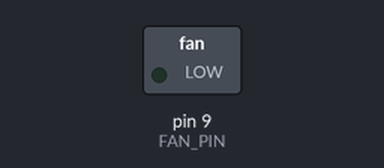
The sketch below on a simulated Arduino Uno, built with avr-gcc and run on an emulated ATmega328P. Parts: switched loads named in the sketch (green lamp = pin HIGH).

Above: at 0.05 s.
Timing chart, 0 to 6.5 s (numbered marks = the images above):
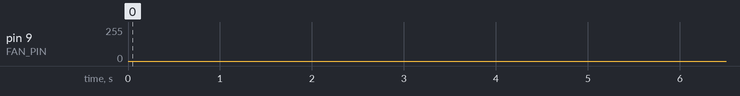

The sketch:

Les4Opdr2.ino
```cpp
#include <avr/io.h>
#include <util/delay.h>

#define FAN_PIN PB1 // Pin 9 op Arduino Uno

void set_pwm(uint8_t duty)
{
    // Timer1 Fast PWM, 8-bit, non-inverting
    // duty 0-255
    OCR1A = duty;
}

void pwm_init(void)
{
    // Pin als output
    DDRB |= (1 << FAN_PIN);

    // Timer1 8-bit Fast PWM op PB1 (OC1A)
    TCCR1A = (1 << COM1A1) | (1 << WGM10);
    TCCR1B = (1 << WGM12) | (1 << CS10); // geen prescaler
}

int main(void)
{
    pwm_init();

    while(1)
    {
        // Ventilator uit voor 15 seconden
        set_pwm(0);
        for (uint8_t t = 0; t < 15; t++) _delay_ms(1000);

        // Ventilator aan voor 5 seconden, soft start
        uint8_t duty = 0;
        while(duty <= 255)
        {
            set_pwm(duty);
            _delay_ms(1000);
            duty += 51; // 5 stappen tot max
        }

        // Ventilator uit na 5 seconden
        set_pwm(0);
    }
}
```

Measured:
- by itself, pin 9 (FAN_PIN): 0/255 → 51/255 at 16.0 s, → 102/255 1.0 s later, → 153/255 1.0 s later, → 204/255 1.0 s later, … (24 changes in this stretch)
